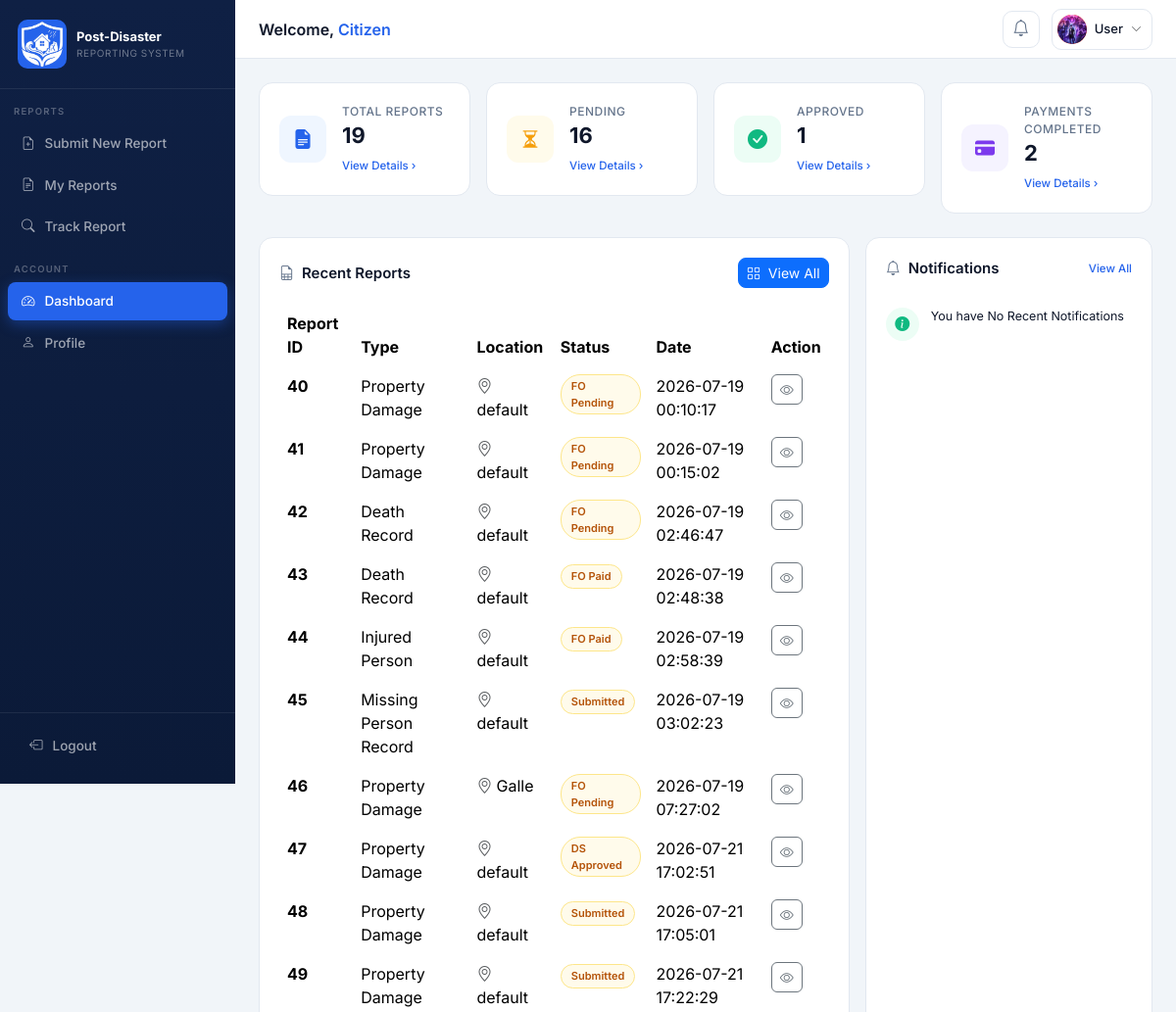
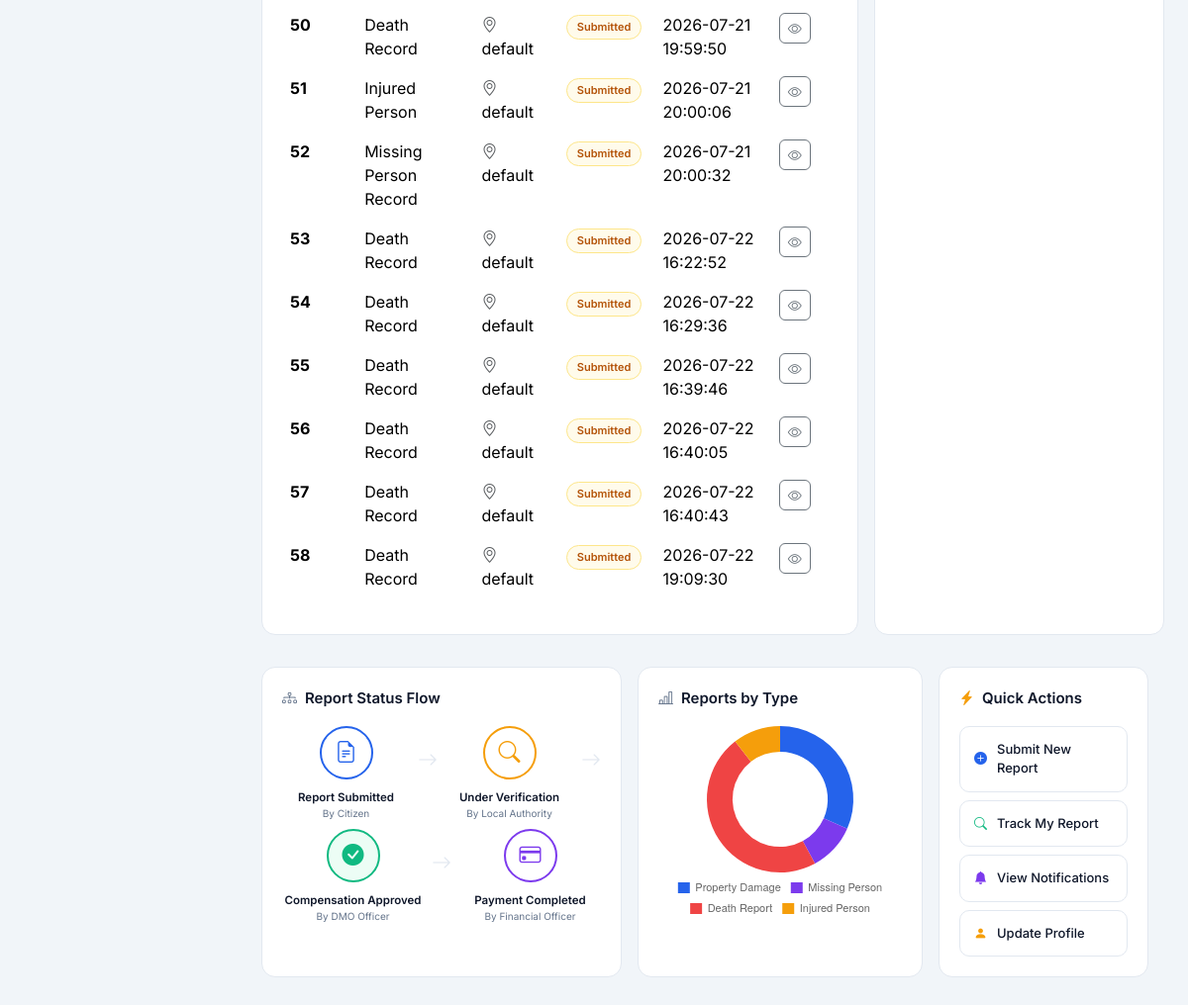
The page /citizen/CitizendashboardForm.php (signed in) on the database its author committed (2 pictures, top to bottom).
### tables this page shows
CREATE TABLE `users` (
  `User_ID` int(11) NOT NULL,
  `Username` varchar(50) NOT NULL,
  `Password` varchar(255) NOT NULL,
  `Full_Name` varchar(100) NOT NULL,
  `Gender` enum('Male','Female','Other') DEFAULT NULL,
  `NIC` varchar(20) NOT NULL,
  `Email` varchar(100) NOT NULL,
  `Phone_Number` varchar(20) DEFAULT NULL,
  `Address` varchar(255) DEFAULT NULL,
  `Role_ID` int(11) NOT NULL,
  `User_Status` enum('Active','Banned') NOT NULL DEFAULT 'Active',
  `Created_Date` datetime NOT NULL DEFAULT current_timestamp(),
  `Profile_Picture` varchar(255) NOT NULL DEFAULT 'Default.png'
);

CREATE TABLE `disaster_report` (
  `Report_ID` int(11) NOT NULL,
  `User_ID` int(11) NOT NULL,
  `Disaster_Type_ID` int(11) NOT NULL,
  `Report_Type` varchar(50) NOT NULL,
  `Report_Status` enum('Submitted','LAO Approved','LAO Pending','LAO Rejected','DMO Approved','DMO Pending','DMO Rejected','DS Approved','DS Pending','DS Rejected','FO Paid','FO Pending','FO Rejected') NOT NULL DEFAULT 'Submitted',
  `District` varchar(50) NOT NULL,
  `DS_ID` int(11) DEFAULT NULL,
  `Street_Address` text NOT NULL,
  `Description` text DEFAULT NULL,
  `Report_Date` datetime NOT NULL DEFAULT current_timestamp()
);

### citizen/CitizendashboardForm.php (the view, shortened to what the rows shown need)
<?php
    include 'Citizendashboard.php';
?>
<!DOCTYPE html>
<html lang="en">
<head>
  <link href="https://cdnjs.cloudflare.com/ajax/libs/bootstrap/5.3.3/css/bootstrap.min.css" rel="stylesheet" />
  <link href="https://cdnjs.cloudflare.com/ajax/libs/bootstrap-icons/1.11.3/font/bootstrap-icons.min.css" rel="stylesheet"/>
  <link href="https://cdnjs.cloudflare.com/ajax/libs/datatables/1.10.21/css/jquery.dataTables.min.css" rel="stylesheet" />
  <link href="../style.css" rel="stylesheet">
</head>
<body>
<header id="topbar">
    <div class="user-pill" onclick="window.location.href='CitizenProfileForm.php';">
        <div class="user-avatar admin-avatar">
            <?php if (!empty($profilePicFile)): ?>
                <img src="../uploads/Profile_Pic/<?php echo htmlspecialchars($profilePicFile); ?>" alt="" style="width:100%;height:100%;object-fit:cover;border-radius:50%;">
            <?php else: ?>
                <i class="bi bi-person-fill"></i>
            <?php endif; ?>
        </div>
    </div>
</header>
<main id="main">
  <div class="row g-3 mb-4">
    <div class="col-lg-8">
      <div class="panel h-100">
        <div class="table-responsive">
          <table id="reports-table" class="table table-borderless" style="width:100%">
            <thead>
              <tr>
                <th>Report ID</th>
                <th>Type</th>
                <th>Location</th>
                <th>Status</th>
                <th>Date</th>
                <th>Action</th>
              </tr>
            </thead>
            <tbody>
            <?php if ($tableResult && mysqli_num_rows($tableResult) > 0): ?>
                <?php while ($row = mysqli_fetch_assoc($tableResult)): ?>
                <tr>
                    <td><strong><?php echo htmlspecialchars($row['Report_ID']); ?></strong></td>
                    <td><?php echo htmlspecialchars($row['Report_Type']); ?></td>
                    <td><i class="bi bi-geo-alt text-muted me-1"></i><?php echo htmlspecialchars($row['District']); ?></td>
                    <td>
                      <span class="badge-status badge-pending">
                        <?php echo htmlspecialchars($row['Report_Status']); ?>
                      </span>
                    </td>
                    <td><?php echo htmlspecialchars($row['Report_Date']); ?></td>
                    <td>
                      <button class="btn btn-sm btn-outline-secondary rounded-2"
                        onclick="viewReport
                        (
                        '<?php echo htmlspecialchars($row['Report_ID']) ?>,',
                        '<?php echo htmlspecialchars($row['Report_Type']) ?>,',
                        '<?php echo htmlspecialchars($row['District']) ?>,',
                        '<?php echo htmlspecialchars($row['Report_Status']) ?>,',
                        '<?php echo htmlspecialchars($row['Report_Date']) ?>,',
                        )">
                        <i class="bi bi-eye"></i>
                      </button>
                    </td>
                </tr>
                <?php endwhile; ?>
            <?php else: ?>
                <tr>
                    <td colspan="6" class="text-center text-muted">No reports found.</td>
                </tr>
            <?php endif; ?>
            </tbody>
          </table>
        </div>
      </div>
    </div>
</main>
<script>
    document.addEventListener('DOMContentLoaded', function() {
        if (typeof animateCounter === 'function') {
            animateCounter('stat-total', <?php echo (int)$totReportCount; ?>);
            animateCounter('stat-pending', <?php echo (int)$pendigReportCount; ?>);
            animateCounter('stat-approved', <?php echo (int)$approvedReportCount; ?>);
            animateCounter('stat-payment', <?php echo (int)$pCompletedReportCount; ?>);
        }
        const chartLabels = ['Property Damage', 'Missing Person', 'Death Report', 'Injured Person'];
        const chartData = [
            <?php echo (int)$prDmgReportCount; ?>,
            <?php echo (int)$missingReportCount; ?>,
            <?php echo (int)$deathReportCount; ?>,
            <?php echo (int)$injReportCount; ?>
        ];
        if (typeof renderReportChart === 'function') {
            renderReportChart(chartLabels, chartData);
        }
    });
</script>
</body>
</html>

### rows shown on the page
users: Profile_Picture (picture)
disaster_report: Report_ID "40", Report_Type "Property Damage", District "default", Report_Status "FO Pending", Report_Date "2026-07-19 00:10:17"
disaster_report: Report_ID "41", Report_Type "Property Damage", District "default", Report_Status "FO Pending", Report_Date "2026-07-19 00:15:02"
disaster_report: Report_ID "42", Report_Type "Death Record", District "default", Report_Status "FO Pending", Report_Date "2026-07-19 02:46:47"
disaster_report: Report_ID "43", Report_Type "Death Record", District "default", Report_Status "FO Paid", Report_Date "2026-07-19 02:48:38"
disaster_report: Report_ID "44", Report_Type "Injured Person", District "default", Report_Status "FO Paid", Report_Date "2026-07-19 02:58:39"
disaster_report: Report_ID "45", Report_Type "Missing Person Record", District "default", Report_Status "Submitted", Report_Date "2026-07-19 03:02:23"
disaster_report: Report_ID "46", Report_Type "Property Damage", District "Galle", Report_Status "FO Pending", Report_Date "2026-07-19 07:27:02"
disaster_report: Report_ID "47", Report_Type "Property Damage", District "default", Report_Status "DS Approved", Report_Date "2026-07-21 17:02:51"
disaster_report: Report_ID "48", Report_Type "Property Damage", District "default", Report_Status "Submitted", Report_Date "2026-07-21 17:05:01"
disaster_report: Report_ID "49", Report_Type "Property Damage", District "default", Report_Status "Submitted", Report_Date "2026-07-21 17:22:29"
disaster_report: Report_ID "50", Report_Type "Death Record", District "default", Report_Status "Submitted", Report_Date "2026-07-21 19:59:50"
disaster_report: Report_ID "51", Report_Type "Injured Person", District "default", Report_Status "Submitted", Report_Date "2026-07-21 20:00:06"
disaster_report: Report_ID "52", Report_Type "Missing Person Record", District "default", Report_Status "Submitted", Report_Date "2026-07-21 20:00:32"
disaster_report: Report_ID "53", Report_Type "Death Record", District "default", Report_Status "Submitted", Report_Date "2026-07-22 16:22:52"
disaster_report: Report_ID "54", Report_Type "Death Record", District "default", Report_Status "Submitted", Report_Date "2026-07-22 16:29:36"
disaster_report: Report_ID "55", Report_Type "Death Record", District "default", Report_Status "Submitted", Report_Date "2026-07-22 16:39:46"
disaster_report: Report_ID "56", Report_Type "Death Record", District "default", Report_Status "Submitted", Report_Date "2026-07-22 16:40:05"
disaster_report: Report_ID "57", Report_Type "Death Record", District "default", Report_Status "Submitted", Report_Date "2026-07-22 16:40:43"
disaster_report: Report_ID "58", Report_Type "Death Record", District "default", Report_Status "Submitted", Report_Date "2026-07-22 19:09:30"
